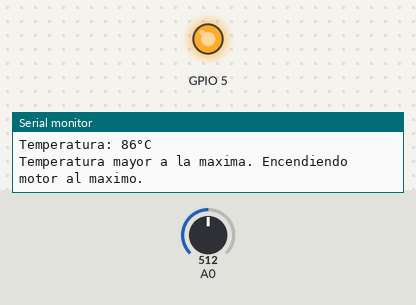
The program below on a simulated ESP8266 (NodeMCU). Shown: output pins drawn as LEDs (lit = HIGH), the last lines printed to the serial monitor. The inputs (shaded band) are chosen by the test bench; at power-on: A0 = 512.

Above: at 1.5 s.
1.6 s: A0 set to 306
At 3.6 s:
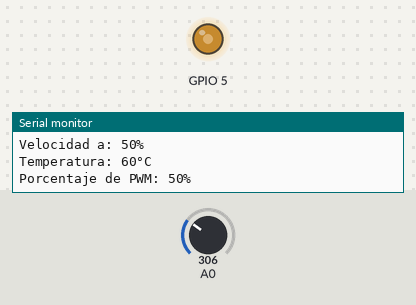
3.9 s: A0 set to 716
At 5.5 s:
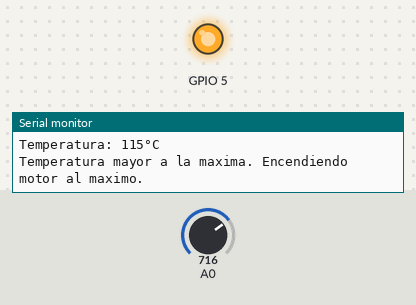
5.9 s: A0 set to 1023
At 7.6 s:
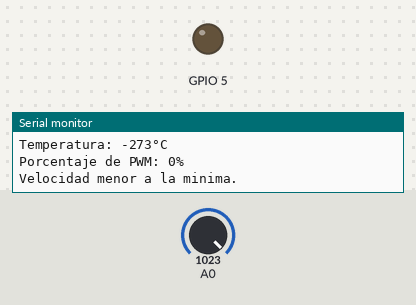
9.0 s: A0 set to 900
At 10.7 s:
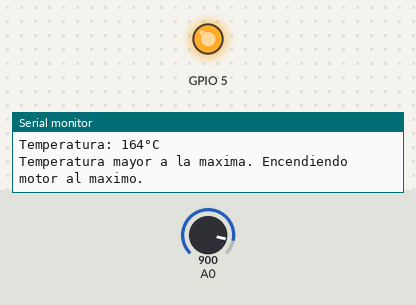
11.0 s: A0 set to 122
At 13.0 s:
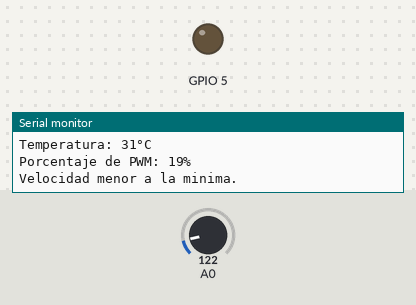
Timing chart, 0 to 14.1 s (numbered marks = the images above; inputs shaded):
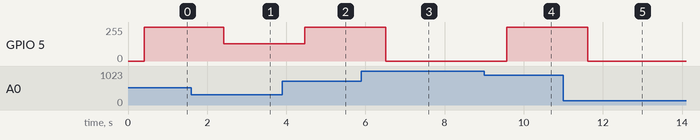

Measured:
- after the input at 1.6 s, GPIO 5: 255/255 → 128/255 after 0.82 s
- after the input at 3.9 s, GPIO 5: 128/255 → 255/255 after 0.56 s
- after the input at 5.9 s, GPIO 5: 255/255 → 0/255 after 0.61 s
- after the input at 9.0 s, GPIO 5: 0/255 → 255/255 after 0.57 s
- after the input at 11.0 s, GPIO 5: 255/255 → 0/255 after 0.62 s

The program:

main.cpp
```cpp
#include <Arduino.h>

// Pines de conexion
static const unsigned int pinPWM = PIN_PWM;         // Pin de control de velocidad del motor.
static const unsigned int pinTermistor = PIN_TERMISTOR; // Pin de lectura del termistor.
//static const unsigned int pinTacometro = PIN_TACOMETRO; // Pin de lectura del tacometro.

// Variables de control de velocidad
static const int pwmMax = 100;     // Valor maximo de PWM
static const int pwmBits = PWMBITS; // Resolucion de PWM en bits.
static const int pwmOff = 0;     // Valor de PWM para apagar el motor.
static const int pwmFreq = 25;    // Frecuencia de PWM en Hz.
static const int pwmMin = 25;        // Valor minimo de PWM.
static int pwmActual = 0;         // Valor de PWM actual.

// Variables de Termistor
static const int tBeta = 4021; // Valor B del termistor. Intermedio entre NTC3950 100K y EPKOS 4092 100K.
static const int tR0 = 100000; // Valor de resistencia a 25 grados Celsius.
static const int tT0 = 298.15; // Temperatura de referencia en Kelvin.
static const int tR1 = 10000;  // Resistencia en serie (10K ohms). De referencia para el divisor de voltaje.
static const int kelvin = 273.15; // Valor de Kelvin para convertir a Celsius.
static int lecturaTermistor = 0; // Lectura del termistor.

// Estructura para almacenar pares de temperatura y porcentaje de PWM
struct TempPWM {
    int temperatura;
    int porcentajePWM;
    };

// Tabla del usuario
static TempPWM tableUserTempSpeed[] = {
    {40, pwmMin},
    {60, 50},
    {70, 70},
    {80, 100}
    };

// Puntero a la tabla de conversion de temperatura a PWM
static TempPWM* tableTempSpeed = nullptr;

// Número de elementos en la matriz
static int cantElementosArray = 0;

// Declaraciones de funciones
int temperaturaTermistor();
void setVelocidadPWM(int velocidad);
int calcularPWM(int temperatura);
void actualizarTabla();

// Inicializa el sistema
void setup() {
    Serial.println("---------------------------------");
    Serial.println("Iniciando sistema...");
    Serial.begin(BAUD_RATE); // Inicia la comunicación serial.
    Serial.println("Configurando pines...");
    pinMode(pinPWM, OUTPUT);	  // Setea el pin 9 como salida.
    analogWriteFreq(pwmFreq);	  // Setea la frecuencia de PWM.
    Serial.println("Configurando tabla de conversion...");
    actualizarTabla(); // Actualiza la tabla de conversion.
    Serial.println("Sistema iniciado correctamente.");
    Serial.println("---------------------------------");
}

// Loop principal
void loop() {
  // Lectura de temperatura
    setVelocidadPWM(calcularPWM(temperaturaTermistor()));// Setea el valor de PWM.
  delay(1000);
}

// Actualiza la tabla de conversion de temperatura a PWM
void actualizarTabla() {
    Serial.println("Actualizando tabla de conversion...");
    // Limpiar la tabla de conversion de temperatura a PWM
    if (tableTempSpeed != nullptr) {
        free(tableTempSpeed);
    }
    int cantElementosUserArray = sizeof(tableUserTempSpeed) / sizeof(tableUserTempSpeed[0]);
    bool primerValorEsCero = (tableUserTempSpeed[0].temperatura == 0 && tableUserTempSpeed[0].porcentajePWM == 0);
    cantElementosArray = cantElementosUserArray + (primerValorEsCero ? 1 : 2); // +1 si el primer valor es {0, 0}, +2 si no lo es
    tableTempSpeed = (TempPWM*)malloc(cantElementosArray * sizeof(TempPWM)); // Asignar memoria para la tabla de conversion
    if (tableTempSpeed == nullptr) {
        Serial.println("Error: No se pudo asignar memoria para la tabla de conversion.");
        return;
    }
    // Colocar el primer valor 0,0 si no está presente en tableUserTempSpeed
    int offset = 0;
    if (!primerValorEsCero) {
        tableTempSpeed[0].temperatura = 0;
        tableTempSpeed[0].porcentajePWM = 0;
        offset = 1;
    }
    // Copiar los valores del usuario a la tabla de conversion
    for (int i = 0; i < cantElementosUserArray; i++) {
        tableTempSpeed[i + offset].temperatura = tableUserTempSpeed[i].temperatura;
        tableTempSpeed[i + offset].porcentajePWM = tableUserTempSpeed[i].porcentajePWM;
    }
    // Valida que el ultimo valor sea igual a pwmMax
    if (tableTempSpeed[cantElementosArray - 2].porcentajePWM != pwmMax) {
        Serial.println("El ultimo valor de la tabla de conversion debe ser igual a 100%");
        tableTempSpeed[cantElementosArray - 1].temperatura = tableTempSpeed[cantElementosArray - 2].temperatura + 1;
        tableTempSpeed[cantElementosArray - 1].porcentajePWM = pwmMax;
    } else {
        cantElementosArray--; // No necesitamos el último valor adicional si ya es igual a pwmMax
    }
    // Valida valores entre pwmMin y pwmMax y que la temperatura y velocidad esten en orden ascendente
    for (int i = 1; i < cantElementosArray - 1; i++) {
        if (tableTempSpeed[i].porcentajePWM < pwmMin) {
            tableTempSpeed[i].porcentajePWM = pwmMin;
        } else if (tableTempSpeed[i].porcentajePWM > pwmMax) {
            tableTempSpeed[i].porcentajePWM = pwmMax;
        }
        if (tableTempSpeed[i].temperatura > tableTempSpeed[i + 1].temperatura) { // Si la temperatura es mayor a la siguiente, se reemplaza el valor por un promedio entre el siguiente y el anterior.
            tableTempSpeed[i].temperatura = (tableTempSpeed[i + 1].temperatura + tableTempSpeed[i - 1].temperatura) / 2;
        }
        if (tableTempSpeed[i].porcentajePWM > tableTempSpeed[i + 1].porcentajePWM) { // Si el PWM es mayor al siguiente, se reemplaza el valor por un promedio entre el siguiente y el anterior.
            tableTempSpeed[i].porcentajePWM = (tableTempSpeed[i + 1].porcentajePWM + tableTempSpeed[i - 1].porcentajePWM) / 2;
        }
    }
    // Imprime la tabla de conversion
    Serial.println("Tabla de conversion actualizada:");
    for (int i = 0; i < cantElementosArray; i++) {
        Serial.print("Temperatura: ");
        Serial.print(tableTempSpeed[i].temperatura);
        Serial.print("°C, PWM: ");
        Serial.print(tableTempSpeed[i].porcentajePWM);
        Serial.println("%");
    }
}

int temperaturaTermistor() {
    lecturaTermistor = analogRead(pinTermistor); // lecturaTermistor del termistor.
    if (lecturaTermistor < 0 || lecturaTermistor > 1023) { // Si la lecturaTermistor esta fuera de rango, devuelve 0.
        Serial.println("Error: lecturaTermistor del termistor fuera de rango");
        return tableTempSpeed[cantElementosArray - 1].temperatura; // Devuelve la temperatura maxima.
    }
    int temperatura = (1.0 / (1.0 / tT0 + log((tR1 * (1023.0 / lecturaTermistor - 1.0)) / tR0) / tBeta)) - kelvin ; // Temperatura en Kelvin.
    Serial.print("Temperatura: ");
    Serial.print(temperatura);
    Serial.println("°C");
	temperatura = temperatura < tableTempSpeed[0].temperatura ? tableTempSpeed[0].temperatura : temperatura;
temperatura = temperatura > tableTempSpeed[cantElementosArray - 1].temperatura ? tableTempSpeed[cantElementosArray - 1].temperatura : temperatura;
  return temperatura;
}

// Set de velocidad en % a PWM en bits
void setVelocidadPWM(int velocidad) {
    if (velocidad != pwmActual) {
        Serial.print("Velocidad a: ");
        Serial.print(velocidad);
        Serial.println("%");
        pwmActual = velocidad >= pwmMin ? velocidad : pwmOff;
        analogWrite(pinPWM, map(velocidad, 0, 100, 0, pwmBits));
    }
}

// Calcula el PWM a partir de la temperatura
int calcularPWM(int temperatura) { // Devuelve el valor de PWM basado en la temperatura.
    if (temperatura >= tableTempSpeed[cantElementosArray - 1].temperatura) {
        Serial.println("Temperatura mayor a la maxima. Encendiendo motor al maximo.");
        return pwmMax; // Enciende el motor al maximo si la temperatura es mayor a la maxima.
    }
  for (int i = 0; i < cantElementosArray - 1; i++) {
    if (temperatura >= tableTempSpeed[i].temperatura && temperatura <= tableTempSpeed[i + 1].temperatura) {
      int porcentajePWM = tableTempSpeed[i].porcentajePWM +
                          (tableTempSpeed[i + 1].porcentajePWM - tableTempSpeed[i].porcentajePWM) *
                              (temperatura - tableTempSpeed[i].temperatura) /
                              (tableTempSpeed[i + 1].temperatura - tableTempSpeed[i].temperatura);
      Serial.print("Porcentaje de PWM: ");
      Serial.print(porcentajePWM);
      Serial.println("%");
      if (porcentajePWM < pwmMin) {
        Serial.println("Velocidad menor a la minima.");
        return pwmOff;
      }
      return porcentajePWM;
    }
  }
  Serial.println("Error: No se encontro el valor de PWM para la temperatura.");
    return pwmMax; // Valor por defecto en caso de error
}
```
